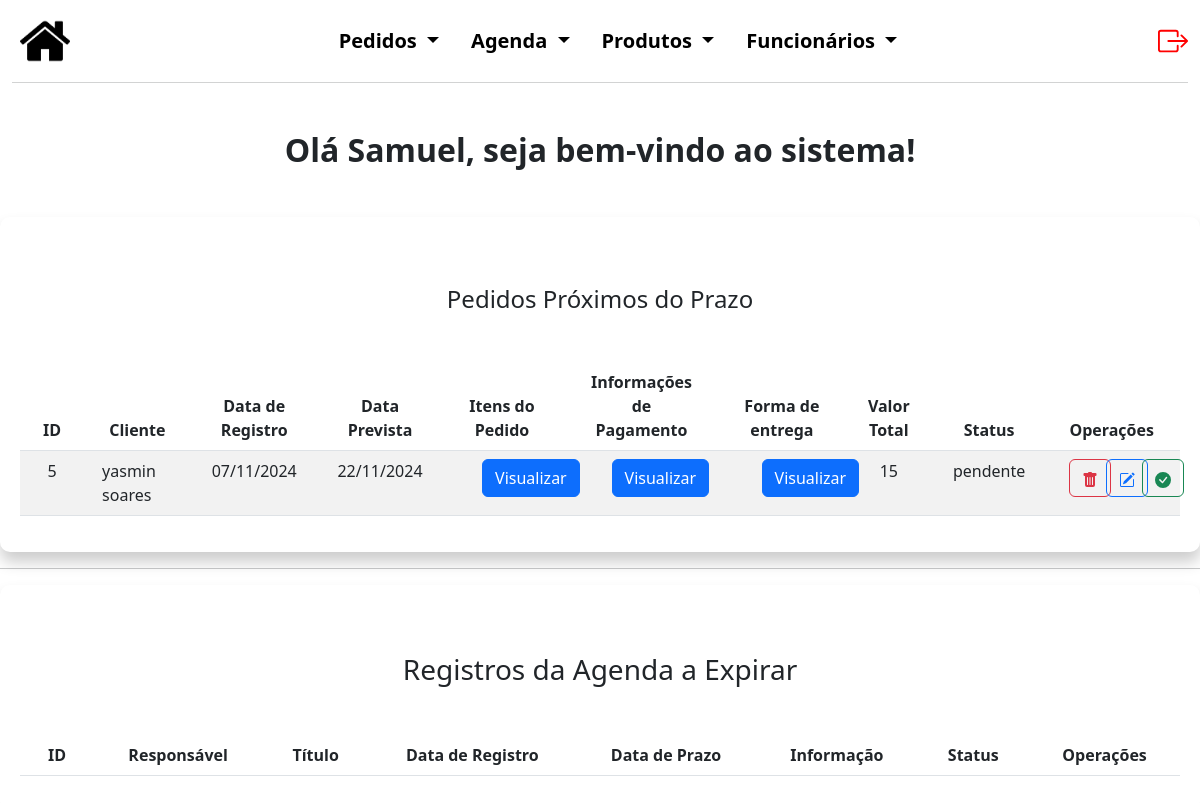
Page /admInicial.php (signed in) on the committed database.
### tables this page shows
CREATE TABLE `funcionarios` (
  `cod_func` int(5) NOT NULL,
  `nome` varchar(50) NOT NULL,
  `sobrenome` varchar(50) NOT NULL,
  `funcao` varchar(50) NOT NULL,
  `login` varchar(50) NOT NULL,
  `senha` varchar(50) NOT NULL
);

CREATE TABLE `pedidos` (
  `codPed` int(5) NOT NULL,
  `cod_func` varchar(50) NOT NULL,
  `tipoPessoa` varchar(50) NOT NULL,
  `nomeCli` varchar(50) NOT NULL,
  `contato` varchar(50) NOT NULL,
  `dataPed` date NOT NULL,
  `dataPrev` date NOT NULL,
  `status` varchar(30) NOT NULL DEFAULT 'pendente'
);

CREATE TABLE `pagentg` (
  `codPagEnt` int(5) NOT NULL,
  `codPed` int(5) NOT NULL,
  `cod_itensPed` int(5) NOT NULL,
  `entrega` varchar(50) NOT NULL,
  `logradouro` varchar(50) NOT NULL,
  `numero` int(5) NOT NULL,
  `bairro` varchar(50) NOT NULL,
  `cidade` varchar(25) NOT NULL,
  `estado` varchar(2) NOT NULL,
  `cep` varchar(13) NOT NULL,
  `entrada` varchar(50) NOT NULL,
  `formaPag` varchar(30) DEFAULT NULL,
  `valorEnt` decimal(10,0) NOT NULL,
  `valorTotal` decimal(10,0) NOT NULL
);

### admInicial.php (the view, shortened to what this page needs)
<?php
$conexao = novaConexao();
$nome = $_SESSION['cod_func'];
$erro = false;
$sql_usuario = "SELECT nome FROM funcionarios WHERE cod_func = $nome";
$stmt = $conexao->prepare($sql_usuario);
$stmt->execute();
$usuario = $stmt->fetch(PDO::FETCH_ASSOC);
$sqlPedidos = "SELECT pedidos.*, pagentg.valorTotal FROM pedidos
    LEFT JOIN pagentg ON pedidos.codPed = pagentg.codPed
    WHERE dataPrev BETWEEN CURDATE() AND DATE_ADD(CURDATE(), INTERVAL 31 DAY) AND status = 'pendente'
    ORDER BY dataPrev ASC LIMIT 0, 5";
$stmt = $conexao->prepare($sqlPedidos);
$stmt->execute();
$registrosPedido = $stmt->fetchAll(PDO::FETCH_ASSOC);
?>
<!DOCTYPE html>
<html lang="pt-br">
<head>
    <link href="https://cdn.jsdelivr.net/npm/bootstrap@5.3.0/dist/css/bootstrap.min.css" rel="stylesheet">
    <link rel="stylesheet" href="./style.css?v=1.5">
</head>
<body>
    <div class="container-fluid cabecalho">
        <nav class="navbar navbar-light navbar-expand-md" style="background-color: #FFFF;">
            <a class="nav justify-content-start m-2" href="#">
                <img src="./img/back.png">
            </a>
            <div class="collapse navbar-collapse justify-content-center" id="navegacao">
                <ul class="nav nav-pills justify-content-center listas">
                    <li class="nav-item dropdown">
                        <a class="nav-link dropdown-toggle cor_fonte" href="#" id="navbarDropdownMenuLink"
                            data-bs-toggle="dropdown" aria-haspopup="true" aria-expanded="false">
                            Pedidos
                        </a>
                    </li>
                    <li class="nav-item dropdown">
                        <a class="nav-link dropdown-toggle cor_fonte" href="#" id="navbarDropdownMenuLink"
                            data-bs-toggle="dropdown" aria-haspopup="true" aria-expanded="false">
                            Agenda
                        </a>
                    </li>
                    <li class="nav-item dropdown">
                        <a class="nav-link dropdown-toggle cor_fonte" href="#" id="navbarDropdownMenuLink"
                            data-bs-toggle="dropdown" aria-haspopup="true" aria-expanded="false">
                            Produtos
                        </a>
                    </li>
                    <li class="nav-item dropdown">
                        <a class="nav-link dropdown-toggle cor_fonte" href="#" id="navbarDropdownMenuLink"
                            data-bs-toggle="dropdown" aria-haspopup="true" aria-expanded="false">
                            Funcionários
                        </a>
                    </li>
                </ul>
            </div>
            <a href="./logout.php" class="nav-link justify-content-end" style="color: red;">
            </a>
        </nav>
    </div>
    <h2 class="text-center mb-5 mt-5">Olá <?php echo ($usuario['nome']) ?>, seja bem-vindo ao sistema!</h2>
    <?php if ($erro): ?>
        <div class="alert alert-danger" role="alert">
            Não foi possível carregar os dados.
        </div>
    <?php else: ?>
        <div class="container consContainer">
            <h4 class="text-center mb-5 mt-5">Pedidos Próximos do Prazo</h4>
            <table class="table table-striped">
                <thead>
                    <tr>
                        <th>
                            <div class="row justify-content-center text-center titleCons">ID</div>
                        </th>
                        <th>
                            <div class="row justify-content-center text-center titleCons">Cliente</div>
                        </th>
                        <th>
                            <div class="row justify-content-center text-center titleCons">Data de Registro</div>
                        </th>
                        <th>
                            <div class="row justify-content-center text-center titleCons">Data Prevista</div>
                        </th>
                        <th>
                            <div class="row justify-content-center text-center titleCons">Itens do Pedido</div>
                        </th>
                        <th>
                            <div class="row justify-content-center text-center titleCons">Informações de Pagamento</div>
                        </th>
                        <th>
                            <div class="row justify-content-center text-center titleCons">Forma de entrega</div>
                        </th>
                        <th>
                            <div class="row justify-content-center text-center titleCons">Valor Total</div>
                        </th>
                        <th>
                            <div class="row justify-content-center text-center titleCons">Status</div>
                        </th>
                        <th>
                            <div class="row justify-content-center text-center titleCons">Operações</div>
                        </th>
                    </tr>
                </thead>
                <?php foreach ($registrosPedido as $registro): ?>
                    <tbody>
                        <td>
                            <div class="row justify-content-center registro">
                                <?php echo ($registro['codPed']); ?>
                            </div>
                        </td>
                        <td>
                            <div class="row justify-content-center registro">
                                <?php echo ($registro['nomeCli']); ?>
                            </div>
                        </td>
                        <td>
                            <div class="row justify-content-center registro">
                                <?php echo (date('d/m/Y', strtotime($registro['dataPed']))); ?>
                            </div>
                        </td>
                        <td>
                            <div class="row justify-content-center registro">
                                <?php echo (date('d/m/Y', strtotime($registro['dataPrev']))); ?>
                            </div>
                        </td>
                        <td>
                            <div class="row justify-content-center btnVisu">
                                <div class="col-6">
                                    <form method="POST">
                                        <button type="submit" name="visuPedidos" class="btn btn-primary">Visualizar</button>
                                    </form>
                                </div>
                            </div>
                        </td>
                        <td>
                            <div class="row justify-content-center btnVisu">
                                <div class="col-6">
                                    <form method="POST">
                                        <button type="submit" name="visuPag" class="btn btn-primary">Visualizar</button>
                                    </form>
                                </div>
                            </div>
                        </td>
                        <td>
                            <div class="row justify-content-center btnVisu">
                                <div class="col-6">
                                    <form method="POST">
                                        <button type="submit" name="visuEntr" class="btn btn-primary">Visualizar</button>
                                    </form>
                                </div>
                            </div>
                        </td>
                        <td>
                            <div class="row justify-content-center registro">
                                <?php echo isset($registro['valorTotal']) ? htmlspecialchars($registro['valorTotal']) : 'N/A'; ?>
                            </div>
                        </td>
                        <td>
                            <div class="row justify-content-center registro">
                                <?php echo ($registro['status']) ?>
                            </div>
                        </td>
                        <td>
                            <div class="row text-center justify-content-center operacoes">
                                <div class="col-3">
                                    <form method="POST">
                                        <button type="submit" name="delete" class="btn btn-outline-danger">
                                        </button>
                                    </form>
                                </div>
                                <div class="col-3">
                                    <form method="POST">
                                        <button type="submit" name="edit" class="btn btn-outline-primary">
                                        </button>
                                    </form>
                                </div>
                                <div class="col-3">
                                    <form method="POST">
                                        <button type="submit" name="concluidaPed" class="btn btn-outline-success">
                                        </button>
                                    </form>
                                </div>
                            </div>
                        </td>
                    </tbody>
                <?php endforeach; ?>
            </table>
        </div>
    <?php endif; ?>
    <hr>
    <?php if ($erro): ?>
        <div class="alert alert-danger" role="alert">
            Não foi possível carregar os dados.
        </div>
    <?php else: ?>
        <div class="container consContainer">
            <h3 class="text-center mb-5 mt-5">Registros da Agenda a Expirar</h3>
            <table class="table table-striped">
                <thead>
                    <tr>
                        <th>
                            <div class="row justify-content-center text-center titleCons">
                                ID
                            </div>
                        </th>
                        <th>
                            <div class="row justify-content-center text-center titleCons">
                                Responsável
                            </div>
                        </th>
                        <th>
                            <div class="row justify-content-center text-center titleCons">
                                Título
                            </div>
                        </th>
                        <th>
                            <div class="row justify-content-center text-center titleCons">
                                Data de Registro
                            </div>
                        </th>
                        <th>
                            <div class="row justify-content-center text-center titleCons">
                                Data de Prazo
                            </div>
                        </th>
                        <th>
                            <div class="row justify-content-center text-center titleCons">
                                Informação
                            </div>
                        </th>
                        <th>
                            <div class="row justify-content-center text-center titleCons">Status</div>
                        </th>
                        <th>
                            <div class="row justify-content-center text-center titleCons">
                                Operações
                            </div>
                        </th>
                    </tr>
                </thead>
            </table>
        </div>
    <?php endif; ?>
</body>
</html>

### style.css (style rules this page uses)
.cabecalho { margin-bottom: 2%; }
.cor_fonte { color: black; font-weight: bold; text-decoration: none; font-size: 20px; }
.cabecalho img { height: 50px; }
#navbarDropdownMenuLink { background-color: #ffffff; }
nav { border-bottom: 1px solid rgb(210, 211, 211); }
.nav-item.dropdown .nav-link { color: black }
h2 { font-weight: bold; }
.consContainer { max-width: 1580px; margin: auto; padding: 20px; border-radius: 10px; box-shadow: 0.5px 10px 15px rgba(0, 0, 0, 0.2); }
.titleCons { margin-left: 15px; margin-right: 15px; }
.registro { margin-left: 10px; margin-right: 10px }

### rows in the picture
funcionarios: nome "Samuel"
pedidos: codPed "5", nomeCli "yasmin soares", dataPed "07/11/2024", dataPrev "22/11/2024", pagentg.valorTotal "15", status "pendente"
